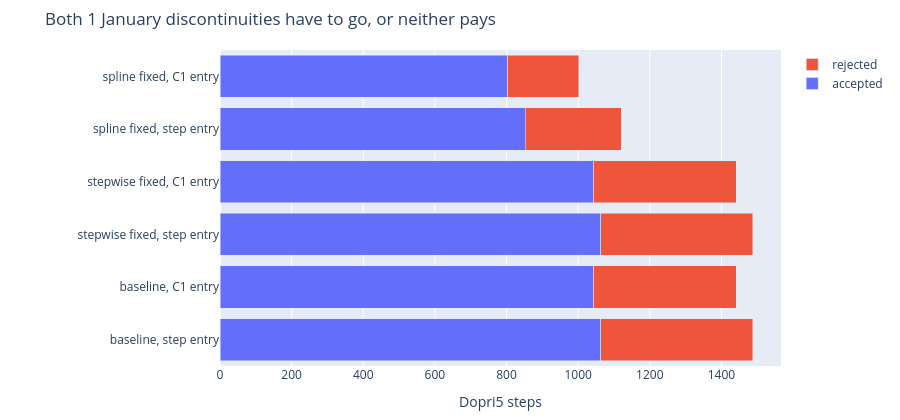

Here is the notebook cell this chart was saved with:
### Markdown cell above
## The rejected-step budget

Under the outer jit the mixing variants separate, and the reason is visible in the last two columns above: how many steps Dopri5 proposes and how many it throws away.

`get_year_index` freezes the matrix on each calendar year, so the baseline field jumps every 1 January. A PID controller assumes a smooth field; each jump is a step proposed, evaluated over six stages, and rejected. At these tolerances the baseline rejects 425 of 1 488 steps, about 30%, and `prepare_stepwise` does not help, because reproducing the baseline exactly means reproducing the jump exactly.

There is a second jump on the same dates. `demography.birth_rate_at` is a `searchsorted` step lookup on the entry rate. Smoothing only that rate barely moves the count (397 rejected). A C1 matrix cuts it to 268, and both together to 197. The matrix jump is the larger of the two; at these tolerances neither fix empties the column.

`demography.smooth_birth_rate_at` is a linear interpolation of the same rates. Nothing calls it. It is a different vector field from the one the goldens record, so this is a measurement, not a proposal.

### Code cell
import vacf.demography as demography
import vacf.model as model_module


def steps_for(mixing, attach, smooth_entry):
    """Step and rejection counts, optionally with a C1 entry rate."""
    original = model_module.birth_rate_at
    if smooth_entry:
        model_module.birth_rate_at = demography.smooth_birth_rate_at
    try:
        compiled = compile_model(mixing=mixing)
        kwargs = dict(SOLVER, save=save_plan(compiled))
        result = compiled.run(attach(sets[0]), **kwargs)
        jax.block_until_ready(result["compartments"].values.data)
        return int(result.solver.num_steps), int(result.solver.num_rejected_steps)
    finally:
        model_module.birth_rate_at = original


fields = [
    ("baseline", None, lambda params: params),
    ("stepwise fixed", mixing_table(step), lambda params: with_table(step, params)),
    ("spline fixed", mixing_spline(spline), lambda params: with_curve(spline, params)),
]

print(f"{'mixing':<16}{'entry rate':<12}{'steps':>8}{'rejected':>10}{'rejected %':>12}")
budget = []
for label, mixing, attach in fields:
    for smooth_entry in (False, True):
        steps, rejected = steps_for(mixing, attach, smooth_entry)
        name = "C1" if smooth_entry else "step"
        print(f"{label:<16}{name:<12}{steps:8d}{rejected:10d}{rejected / steps * 100:11.1f}%")
        budget.append((f"{label}, {name} entry", steps - rejected, rejected))

figure = go.Figure()
figure.add_trace(
    go.Bar(name="accepted", y=[name for name, *_ in budget], x=[a for _, a, _ in budget], orientation="h")
)
figure.add_trace(
    go.Bar(name="rejected", y=[name for name, *_ in budget], x=[r for *_, r in budget], orientation="h")
)
figure.update_layout(
    barmode="stack",
    xaxis_title="Dopri5 steps",
    title="Both 1 January discontinuities have to go, or neither pays",
    margin=dict(l=220, r=20, t=50, b=40),
    height=420,
)
figure.show()

### Figure 1 — Plotly figure (JSON) as saved in the notebook; plotly's stock layout.template omitted (floating-point values rounded to 4 significant figures)
{"data": [{"name": "accepted", "orientation": "h", "type": "bar", "x": [1063, 1044, 1063, 1044, 852, 804], "y": ["baseline, step entry", "baseline, C1 entry", "stepwise fixed, step entry", "stepwise fixed, C1 entry", "spline fixed, step entry", "spline fixed, C1 entry"]}, {"name": "rejected", "orientation": "h", "type": "bar", "x": [425, 397, 425, 397, 268, 197], "y": ["baseline, step entry", "baseline, C1 entry", "stepwise fixed, step entry", "stepwise fixed, C1 entry", "spline fixed, step entry", "spline fixed, C1 entry"]}], "layout": {"barmode": "stack", "height": 420, "margin": {"b": 40, "l": 220, "r": 20, "t": 50}, "title": {"text": "Both 1 January discontinuities have to go, or neither pays"}, "xaxis": {"title": {"text": "Dopri5 steps"}}}}
